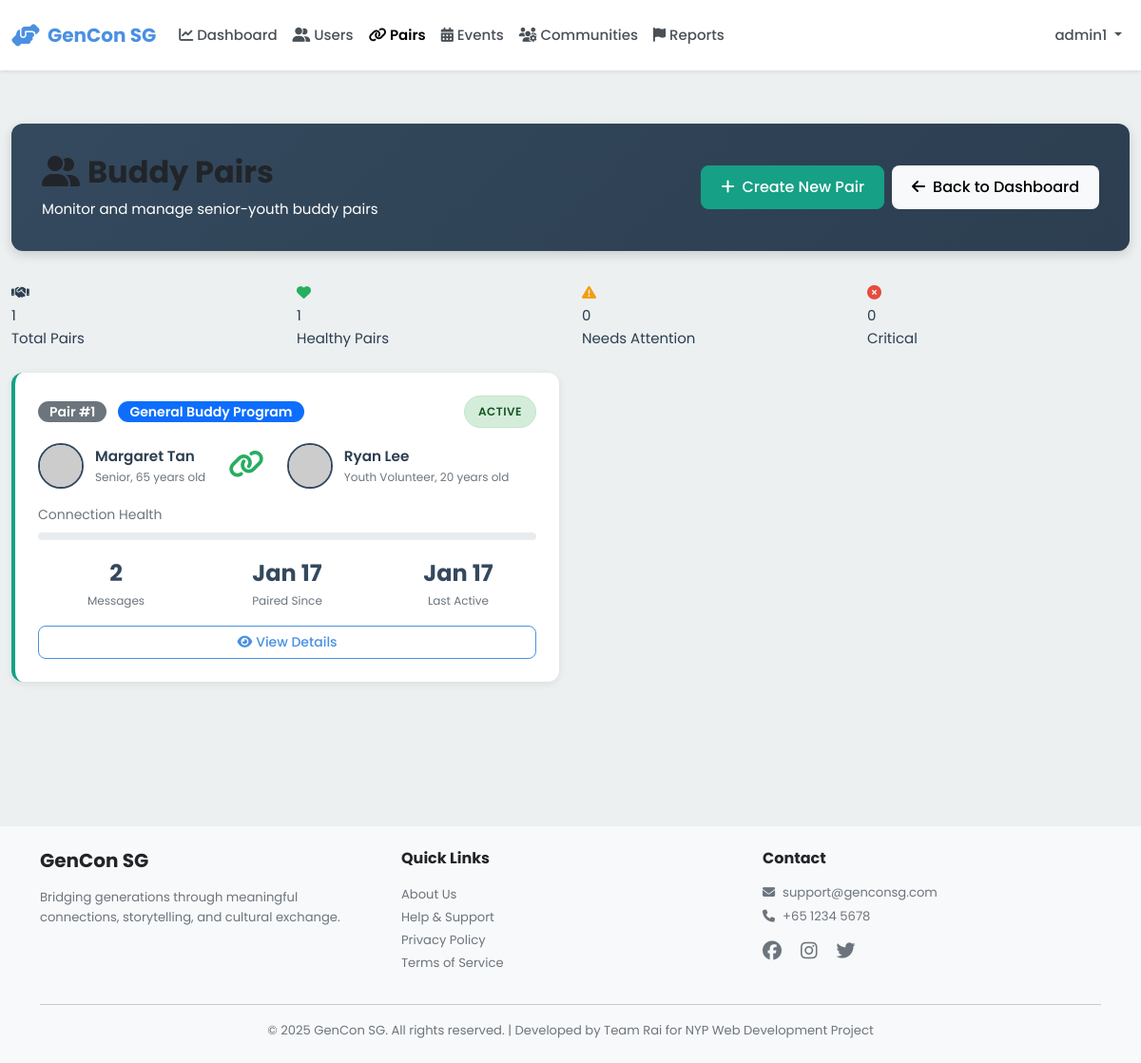
The page /admin/pairs (signed in) on the database its author committed.
### models.py (models this page shows, shortened)
class Pair(db.Model):
    __tablename__ = 'pairs'
    id = db.Column(db.Integer, primary_key=True)
    senior_id = db.Column(db.Integer, db.ForeignKey('users.id'), nullable=False, index=True)
    youth_id = db.Column(db.Integer, db.ForeignKey('users.id'), nullable=False, index=True)
    program = db.Column(db.String(100))  # Program/initiative name
    status = db.Column(db.String(20), default='active')  # active, inactive, paused
    paired_date = db.Column(db.DateTime, default=datetime.utcnow, nullable=False)
    last_interaction = db.Column(db.DateTime, default=datetime.utcnow)
    senior = db.relationship('User', foreign_keys=[senior_id], back_populates='senior_pairs')
    youth = db.relationship('User', foreign_keys=[youth_id], back_populates='youth_pairs')
    __table_args__ = (db.UniqueConstraint('senior_id', 'youth_id', name='unique_senior_youth_pair'),)

class User(db.Model):
    __tablename__ = 'users'
    id = db.Column(db.Integer, primary_key=True)
    username = db.Column(db.String(80), unique=True, nullable=False, index=True)
    password_hash = db.Column(db.String(255), nullable=False)
    email = db.Column(db.String(120), unique=True, nullable=False, index=True)
    full_name = db.Column(db.String(120), nullable=False)
    phone = db.Column(db.String(20))
    age = db.Column(db.Integer, nullable=False)
    bio = db.Column(db.Text)  # User biography
    school = db.Column(db.String(255))  # School or organization for youth
    role = db.Column(db.String(20), nullable=False)  # 'senior', 'youth', or 'admin'
    profile_picture = db.Column(db.String(255), default='default-avatar.png')
    interests_json = db.Column(db.Text)  # Stores interests as JSON array
    languages_json = db.Column(db.Text)  # Stores languages as JSON array
    accessibility_settings_json = db.Column(db.Text)  # Stores settings as JSON object
    created_at = db.Column(db.DateTime, default=datetime.utcnow, nullable=False)
    last_active = db.Column(db.DateTime, default=datetime.utcnow, nullable=False)
    is_active = db.Column(db.Boolean, default=True)
    stories = db.relationship('Story', back_populates='user', lazy='dynamic')
    sent_messages = db.relationship('Message', foreign_keys='Message.sender_id',
                                   back_populates='sender', lazy='dynamic')
    received_messages = db.relationship('Message', foreign_keys='Message.recipient_id',
                                       back_populates='recipient', lazy='dynamic')
    senior_pairs = db.relationship('Pair', foreign_keys='Pair.senior_id',
                                   back_populates='senior', lazy='dynamic')
    youth_pairs = db.relationship('Pair', foreign_keys='Pair.youth_id',
                                 back_populates='youth', lazy='dynamic')
    streak = db.relationship('Streak', back_populates='user', uselist=False)
    badges = db.relationship('Badge', back_populates='user', lazy='dynamic')
    checkins = db.relationship('Checkin', back_populates='user', lazy='dynamic')
    @property
    def interests(self):
        """Get interests as Python list from JSON string."""
        if self.interests_json:
            return json.loads(self.interests_json)
        return []
    @interests.setter
    def interests(self, value):
        """Set interests from Python list, store as JSON string."""
        self.interests_json = json.dumps(value)
    @property
    def languages(self):
        """Get languages as Python list from JSON string."""
        if self.languages_json:
            return json.loads(self.languages_json)
        return []
    @languages.setter
    def languages(self, value):
        """Set languages from Python list, store as JSON string."""
        self.languages_json = json.dumps(value)
    @property
    def accessibility_settings(self):
        """Get accessibility settings as Python dict from JSON string."""
        if self.accessibility_settings_json:
            return json.loads(self.accessibility_settings_json)
        return {}

### blueprints/admin.py (the view)
@admin_bp.route('/pairs')
@admin_required
def pairs():
    all_pairs = Pair.query.order_by(Pair.paired_date.desc()).all()
    inactive_threshold = datetime.utcnow() - timedelta(days=7)
    warning_threshold = datetime.utcnow() - timedelta(days=3)
    pairs_data = []
    for pair in all_pairs:
        message_count = Message.query.filter(
            ((Message.sender_id == pair.senior_id) & (Message.recipient_id == pair.youth_id)) |
            ((Message.sender_id == pair.youth_id) & (Message.recipient_id == pair.senior_id))
        ).count()
        if pair.last_interaction < inactive_threshold:
            health = 'critical'
        elif pair.last_interaction < warning_threshold:
            health = 'warning'
        else:
            health = 'good'
        pairs_data.append({
            'pair': pair,
            'message_count': message_count,
            'health': health
        })
    return render_template('admin/pairs.html', pairs_data=pairs_data)

### app.py (called while the page is built)
@app.context_processor
def inject_user():
    return dict(session=session)

### blueprints/admin.py (called while the page is built)
def admin_required(f):
    @wraps(f)
    def decorated_function(*args, **kwargs):
        if 'user_id' not in session:
            flash('Please login to access this page', 'warning')
            return redirect(url_for('auth.login', role='admin'))
        if session.get('role') != 'admin':
            flash('Access denied. Admin privileges required.', 'danger')
            return redirect(url_for('index'))
        return f(*args, **kwargs)
    return decorated_function

### templates/admin/pairs.html (shortened to what this page needs)
{% extends "base.html" %}
{% block extra_css %}
<link rel="stylesheet" href="{{ url_for('static', filename='css/admin.css') }}">
{% endblock %}
{% block content %}
<div class="container-fluid py-4">
    <div class="admin-header">
        <div class="d-flex justify-content-between align-items-center">
            <div>
                <h1><i class="fas fa-user-friends me-2"></i>Buddy Pairs</h1>
                <p class="mb-0">Monitor and manage senior-youth buddy pairs</p>
            </div>
            <div class="d-flex gap-2">
                <a href="{{ url_for('admin.create_pair') }}" class="btn btn-success">
                    <i class="fas fa-plus me-2"></i>Create New Pair
                </a>
                <a href="{{ url_for('admin.dashboard') }}" class="btn btn-light">
                    <i class="fas fa-arrow-left me-2"></i>Back to Dashboard
                </a>
            </div>
        </div>
    </div>
    <div class="row mb-4">
        <div class="col-md-3">
            <div class="stat-card pairs">
                <div class="stat-icon"><i class="fas fa-handshake"></i></div>
                <div class="stat-value">{{ pairs_data|length }}</div>
                <div class="stat-label">Total Pairs</div>
            </div>
        </div>
        <div class="col-md-3">
            <div class="stat-card" style="border-left-color: #27AE60;">
                <div class="stat-icon" style="color: #27AE60;"><i class="fas fa-heart"></i></div>
                <div class="stat-value">{{ pairs_data|selectattr('health', 'equalto', 'good')|list|length }}</div>
                <div class="stat-label">Healthy Pairs</div>
            </div>
        </div>
        <div class="col-md-3">
            <div class="stat-card" style="border-left-color: #F39C12;">
                <div class="stat-icon" style="color: #F39C12;"><i class="fas fa-exclamation-triangle"></i></div>
                <div class="stat-value">{{ pairs_data|selectattr('health', 'equalto', 'warning')|list|length }}</div>
                <div class="stat-label">Needs Attention</div>
            </div>
        </div>
        <div class="col-md-3">
            <div class="stat-card" style="border-left-color: #E74C3C;">
                <div class="stat-icon" style="color: #E74C3C;"><i class="fas fa-times-circle"></i></div>
                <div class="stat-value">{{ pairs_data|selectattr('health', 'equalto', 'critical')|list|length }}</div>
                <div class="stat-label">Critical</div>
            </div>
        </div>
    </div>
    {% if pairs_data %}
    <div class="row">
        {% for item in pairs_data %}
        <div class="col-lg-6 mb-4">
            <div class="pair-card {% if item.health == 'warning' %}warning{% elif item.health == 'critical' %}critical{% endif %}">
                <div class="pair-header">
                    <div>
                        <span class="badge bg-secondary">Pair #{{ item.pair.id }}</span>
                        {% if item.pair.program %}
                        <span class="badge bg-primary ms-2">{{ item.pair.program }}</span>
                        {% endif %}
                    </div>
                    <span class="status-badge {{ item.pair.status }}">{{ item.pair.status|capitalize }}</span>
                </div>
                <div class="pair-users">
                    <div class="pair-user">
                        <img src="{{ url_for('static', filename='images/' + (item.pair.senior.profile_picture or 'default-avatar.png')) }}"
                             alt="Senior Avatar"
                             onerror="this.src='https://ui-avatars.com/api/?name={{ item.pair.senior.full_name }}&background=E67E22&color=fff'">
                        <div class="user-info">
                            <div class="name">{{ item.pair.senior.full_name }}</div>
                            <div class="role">Senior, {{ item.pair.senior.age }} years old</div>
                        </div>
                    </div>
                    <div class="text-center">
                        <i class="fas fa-link fa-2x" style="color: {% if item.health == 'good' %}#27AE60{% elif item.health == 'warning' %}#F39C12{% else %}#E74C3C{% endif %};"></i>
                    </div>
                    <div class="pair-user">
                        <img src="{{ url_for('static', filename='images/' + (item.pair.youth.profile_picture or 'default-avatar.png')) }}"
                             alt="Youth Avatar"
                             onerror="this.src='https://ui-avatars.com/api/?name={{ item.pair.youth.full_name }}&background=9B59B6&color=fff'">
                        <div class="user-info">
                            <div class="name">{{ item.pair.youth.full_name }}</div>
                            <div class="role">Youth Volunteer, {{ item.pair.youth.age }} years old</div>
                        </div>
                    </div>
                </div>
                <div class="connection-strength">
                    <div class="label">Connection Health</div>
                    <div class="strength-bar">
                        <div class="fill {{ item.health }}" style="width: {% if item.health == 'good' %}100{% elif item.health == 'warning' %}50{% else %}20{% endif %}%;"></div>
                    </div>
                </div>
                <div class="pair-stats">
                    <div class="pair-stat">
                        <div class="value">{{ item.message_count }}</div>
                        <div class="label">Messages</div>
                    </div>
                    <div class="pair-stat">
                        <div class="value">{{ item.pair.paired_date.strftime('%b %d') }}</div>
                        <div class="label">Paired Since</div>
                    </div>
                    <div class="pair-stat">
                        <div class="value">{{ item.pair.last_interaction.strftime('%b %d') if item.pair.last_interaction else 'Never' }}</div>
                        <div class="label">Last Active</div>
                    </div>
                </div>
                <div class="d-flex gap-2 mt-3">
                    <button class="btn btn-sm btn-outline-primary flex-grow-1" onclick="viewPairDetails({{ item.pair.id }})">
                        <i class="fas fa-eye me-1"></i>View Details
                    </button>
                </div>
            </div>
        </div>
        {% endfor %}
    </div>
    {% endif %}
</div>
{% endblock %}

### static/css/main.css (style rules this page uses)
:root { --primary-color: #4A90E2; --primary-hover: #357ABD; --secondary-color: #7B68EE; --success-color: #28A745; --warning-color: #FFC107; --danger-color: #DC3545; --info-color: #17A2B8; --senior-primary: #E67E22; --senior-secondary: #2ECC71; --senior-accent: #F39C12; --youth-primary: #9B59B6; --youth-secondary: #3498DB; --youth-accent: #E74C3C; --admin-primary: #34495E; --admin-secondary: #16A085; --admin-accent: #E67E22; --white: #FFFFFF; --black: #000000; --gray-100: #F8F9FA; --gray-200: #E9ECEF; --gray-300: #DEE2E6; --gray-400: #CED4DA; --gray-500: #ADB5BD; --gray-600: #6C757D; --gray-700: #495057; --gray-800: #343A40; --gray-900: #212529; --font-family: 'Poppins', -apple-system, BlinkMacSystemFont, 'Segoe UI', sans-serif; --font-size-base: 16px; --font-size-sm: 14px; --font-size-lg: 18px; --font-size-xl: 20px; --font-size-xxl: 24px; --font-weight-light: 300; --font-weight-normal: 400; --font-weight-medium: 500; --font-weight-semibold: 600; --font-weight-bold: 700; --spacing-xs: 0.25rem; --spacing-sm: 0.5rem; --spacing-md: 1rem; --spacing-lg: 1.5rem; --spacing-xl: 2rem; --spacing-xxl: 3rem; --border-radius-sm: 0.25rem; --border-radius-md: 0.5rem; --border-radius-lg: 1rem; --border-radius-xl: 1.5rem; --border-radius-pill: 50rem; --shadow-sm: 0 1px 2px rgba(0, 0, 0, 0.05); --shadow-md: 0 4px 6px rgba(0, 0, 0, 0.1); --shadow-lg: 0 10px 15px rgba(0, 0, 0, 0.15); --shadow-xl: 0 20px 25px rgba(0, 0, 0, 0.2); --transition-fast: 150ms ease-in-out; --transition-base: 300ms ease-in-out; --transition-slow: 500ms ease-in-out; --z-dropdown: 1000; --z-sticky: 1020; --z-fixed: 1030; --z-modal-backdrop: 1040; --z-modal: 1050; --z-popover: 1060; --z-tooltip: 1070; }
* { margin: 0; padding: 0; box-sizing: border-box; }
a { text-decoration: none; color: inherit; transition: color var(--transition-fast); }
img { max-width: 100%; height: auto; display: block; }
body { font-family: var(--font-family); font-size: var(--font-size-base); font-weight: var(--font-weight-normal); line-height: 1.6; color: var(--gray-900); background-color: var(--gray-100); overflow-x: hidden; }
h1, h2, h3, h4, h5, h6 { font-weight: var(--font-weight-bold); line-height: 1.2; margin-bottom: var(--spacing-md); color: var(--gray-900); }
h1 { font-size: 2.5rem; }
p { margin-bottom: var(--spacing-md); }
.btn { display: inline-block; font-weight: var(--font-weight-medium); text-align: center; white-space: nowrap; vertical-align: middle; user-select: none; border: 1px solid transparent; padding: 0.625rem 1.25rem; font-size: var(--font-size-base); line-height: 1.5; border-radius: var(--border-radius-md); transition: all var(--transition-base); cursor: pointer; }
.btn-success { background-color: var(--success-color); color: var(--white); }
.btn-outline-primary { color: var(--primary-color); border-color: var(--primary-color); background-color: transparent; }
.btn-sm { padding: 0.375rem 0.75rem; font-size: var(--font-size-sm); }
.badge { display: inline-block; padding: 0.25rem 0.75rem; font-size: 0.875rem; font-weight: var(--font-weight-semibold); line-height: 1; text-align: center; white-space: nowrap; vertical-align: baseline; border-radius: var(--border-radius-pill); }
.mt-3 { margin-top: var(--spacing-md); }
.mb-4 { margin-bottom: var(--spacing-lg); }
.d-flex { display: flex; }
.justify-content-between { justify-content: space-between; }
.align-items-center { align-items: center; }
.gap-2 { gap: var(--spacing-sm); }
.text-center { text-align: center; }

### rows shown on the page
Pair: pair.id "1", pair.program "General Buddy Program", pair.status "ACTIVE", pair.paired_date "Jan 17", pair.last_interaction "Jan 17"
User: pair.senior.full_name "Margaret Tan", pair.senior.age "65"
User: pair.youth.full_name "Ryan Lee", pair.youth.age "20"

### other values the page prints
{{ session.username }} "admin1"
{{ pairs_data|length }} "1"
{{ pairs_data|selectattr('health', 'equalto', 'good')|list|length }} "1"
{{ pairs_data|selectattr('health', 'equalto', 'warning')|list|length }} "0"
{{ pairs_data|selectattr('health', 'equalto', 'critical')|list|length }} "0"
{{ item.message_count }} "2"
